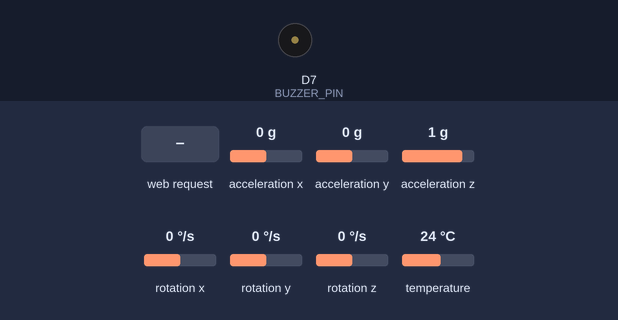
This sketch was run on a simulated ESP8266 (NodeMCU). Parts: buzzer (waves = sounding, pin HIGH). The test bench sets the inputs (shaded band); at power-on: acceleration x 0 g, acceleration y 0 g, acceleration z 1 g, rotation x 0 °/s, rotation y 0 °/s, rotation z 0 °/s, temperature 24 °C. WiFi joins after 1.5 s; servers stay silent unless stated; uploads are accepted with an empty reply; the local clock reads 2024-03-15 10:24:30 at power-on unless the sketch sets it; what the sketch prints to the serial monitor is not drawn.

Above: at 3.1 s.
3.2 s: HTTP request GET /buzzer?state=1 received
At 3.9 s:
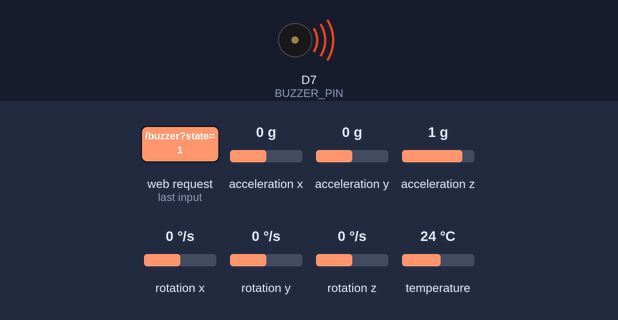
6.2 s: HTTP request GET /buzzer?state=0 received
Timing chart, 0 to 9.2 s (numbered marks = the images above; inputs shaded):
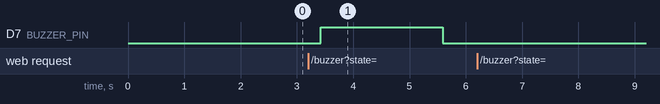

Measured:
- after the input at 3.2 s, D7 (BUZZER_PIN): LOW → HIGH after 0.22 s, → LOW 2.2 s later
- after the input at 6.2 s, every drawn part: stays the same

The sketch:

MPU6050.ino
```cpp
#include <Arduino.h>
#include <Wire.h>
#include <Adafruit_MPU6050.h>
#include <Adafruit_Sensor.h>
#include <ESP8266WiFi.h>
#include <ESP8266HTTPClient.h>
#include <ESP8266WebServer.h>
#include <time.h>
#include <LittleFS.h>

// ---------- CONFIG ----------
#define WIFI_SSID "y" //"Unknown Device" //"realme"
#define WIFI_PASS "12345677" //"22222222" //"11111111"

#define SERVER_HOST "172.23.78.69" // Ganti ke IP laptop Flask
#define SERVER_PORT 5000
#define SERVER_PATH "/data"

#define SAVE_TO_LITTLEFS false
#define SEND_TO_SERVER true   // set false jika mau non-aktifkan POST
#define I2C_SCAN_ON_BOOT false // true => jalankan I2C scanner waktu boot (debug)
#define BUZZER_PIN D7
bool buzzerState = true; //Test buzzer : http://172.18.1.39/buzzer?state=0/state=1
unsigned long buzzerOffTime = 0;


#define CSV_PATH "data.csv"
const unsigned long SAMPLE_INTERVAL = 200; // ms
const long NTP_TIMEOUT_MS = 10000;

// ---------- objects ----------
Adafruit_MPU6050 mpu1;
Adafruit_MPU6050 mpu2;
ESP8266WebServer server(80);

bool mpu1_found = false;
bool mpu2_found = false;
unsigned long lastSample = 0;
bool ntpSynced = true;
String csvPath = String(CSV_PATH);

// ---------- helpers ----------
void initNTP() {
  configTime(0, 0, "pool.ntp.org", "time.nist.gov");
  unsigned long start = millis();
  while (millis() - start < NTP_TIMEOUT_MS) {
    time_t now = time(nullptr);
    if (now > 1600000000UL) {
      ntpSynced = true;
      Serial.println("NTP synchronized.");
      return;
    }
    delay(200);
  }
  ntpSynced = false;
  Serial.println("NTP not synchronized (timeout).");
}

String getDateTimeISO(unsigned long &epoch_ms) {
  if (!ntpSynced) {
    epoch_ms = 0;
    return String("NTP_NOT_SET");
  }
  time_t raw = time(nullptr);
  raw += 7 * 3600; // UTC+7
  struct tm t;
  gmtime_r(&raw, &t);
  unsigned long ms = millis() % 1000;
  epoch_ms = (uint64_t)raw * 1000ULL + ms;
  char buf[32];
  snprintf(buf, sizeof(buf), "%04d-%02d-%02d %02d:%02d:%02d.%03lu",
           t.tm_year + 1900, t.tm_mon + 1, t.tm_mday,
           t.tm_hour, t.tm_min, t.tm_sec, ms);
  return String(buf);
}

void ensureCSVExists() {
#if SAVE_TO_LITTLEFS
  if (!LittleFS.exists(csvPath.c_str())) {
    File f = LittleFS.open(csvPath.c_str(), "w");
    if (f) {
      f.println("datetime,epoch_ms,ts_millis,mpu_id,ax,ay,az,gx,gy,gz");
      f.close();
      Serial.printf("Created %s with header.\n", csvPath.c_str());
    } else {
      Serial.printf("Failed to create %s\n", csvPath.c_str());
    }
  }
#endif
}

void writeCSVToFile(const String &datetime, unsigned long epoch_ms, unsigned long ts_millis,
                    uint8_t id, float ax_g, float ay_g, float az_g, float gx_dps, float gy_dps, float gz_dps) {
#if SAVE_TO_LITTLEFS
  File f = LittleFS.open(csvPath.c_str(), "a");
  if (!f) {
    Serial.printf("Failed open %s for append\n", csvPath.c_str());
    return;
  }
  f.print(datetime); f.print(",");
  f.print(epoch_ms); f.print(",");
  f.print(ts_millis); f.print(",");
  f.print(id); f.print(",");
  f.print(ax_g, 5); f.print(",");
  f.print(ay_g, 5); f.print(",");
  f.print(az_g, 5); f.print(",");
  f.print(gx_dps, 3); f.print(",");
  f.print(gy_dps, 3); f.print(",");
  f.println(gz_dps, 3);
  f.close();
#endif
}

bool sendHttpPostDebug(const String &full_url, const String &payload) {
  HTTPClient http;
  WiFiClient client;
  if (!http.begin(client, full_url)) {
    Serial.println("http.begin failed");
    return false;
  }
  http.addHeader("Content-Type", "application/json");
  int code = http.POST(payload);
  if (code > 0) {
    String resp = http.getString();
    Serial.printf("HTTP %d: %s\n", code, resp.c_str());
    http.end();
    return true;
  } else {
    Serial.printf("HTTP POST failed, err=%d\n", code);
    http.end();
    return false;
  }
}

bool sendHttpManualTCP(const char *host, int port, const String &path, const String &payload) {
  WiFiClient client;
  Serial.printf("Manual connect to %s:%d ... ", host, port);
  if (!client.connect(host, port)) {
    Serial.println("FAILED");
    return false;
  }
  Serial.println("OK");
  String hostHdr = String(host) + ":" + String(port);
  String req = String("POST ") + path + " HTTP/1.1\r\n";
  req += "Host: " + hostHdr + "\r\n";
  req += "User-Agent: esp8266-manual\r\n";
  req += "Content-Type: application/json\r\n";
  req += "Connection: close\r\n";
  req += "Content-Length: " + String(payload.length()) + "\r\n\r\n";
  req += payload;
  client.print(req);
  unsigned long start = millis();
  while (!client.available() && millis() - start < 5000) yield();
  if (!client.available()) {
    Serial.println("No response (timeout)");
    client.stop();
    return false;
  }
  Serial.println("---- Response ----");
  while (client.available()) {
    Serial.println(client.readStringUntil('\n'));
  }
  Serial.println("---- End response ----");
  client.stop();
  return true;
}

void sendToServer(uint8_t id, const String &datetime, unsigned long epoch_ms, unsigned long ts_millis,
                  float ax_g, float ay_g, float az_g, float gx_dps, float gy_dps, float gz_dps) {
  if (!SEND_TO_SERVER) return;
  if (WiFi.status() != WL_CONNECTED) {
    Serial.println("WiFi not connected - skip POST");
    return;
  }

  String payload = "{";
  payload += "\"datetime\":\"" + datetime + "\"";
  payload += ",\"epoch_ms\":" + String(epoch_ms);
  payload += ",\"ts_millis\":" + String(ts_millis);
  payload += ",\"mpu_id\":" + String(id);
  payload += ",\"ax\":" + String(ax_g, 5);
  payload += ",\"ay\":" + String(ay_g, 5);
  payload += ",\"az\":" + String(az_g, 5);
  payload += ",\"gx\":" + String(gx_dps, 3);
  payload += ",\"gy\":" + String(gy_dps, 3);
  payload += ",\"gz\":" + String(gz_dps, 3);
  payload += ",\"esp_ip\":\"" + WiFi.localIP().toString() + "\"";
  payload += "}";

  String full_url = "http://" + String(SERVER_HOST) + ":" + String(SERVER_PORT) + String(SERVER_PATH);
  Serial.printf("POST -> %s\n", full_url.c_str());
  Serial.print("Payload: "); Serial.println(payload);

  bool ok = sendHttpPostDebug(full_url, payload);
  if (!ok) {
    Serial.println("HTTPClient failed, trying manual TCP...");
    ok = sendHttpManualTCP(SERVER_HOST, SERVER_PORT, String(SERVER_PATH), payload);
  }

  if (!ok) {
    Serial.println("All POST attempts failed.");
  }
}

// Web server handlers (serve CSV & status)
void handleRoot() {
  String html = "<!doctype html><html><head><meta charset='utf-8'><title>ESP CSV</title></head><body>"
                "<h3>ESP8266 CSV</h3>"
                "<p><a href=\"/data.csv\">Download CSV</a></p>"
                "<p><a href=\"/status\">Status (JSON)</a></p>"
                "</body></html>";
  server.send(200, "text/html", html);
}

void handleCSV() {
#if SAVE_TO_LITTLEFS
  if (!LittleFS.exists(csvPath.c_str())) {
    server.send(404, "text/plain", "CSV not found");
    return;
  }
  File f = LittleFS.open(csvPath.c_str(), "r");
  if (!f) {
    server.send(500, "text/plain", "Unable to open CSV");
    return;
  }
  server.setContentLength(f.size());
  server.sendHeader("Content-Disposition", String("attachment; filename=\"") + String(csvPath.substring(1)) + "\"");
  server.streamFile(f, "text/csv");
  f.close();
#else
  server.send(404, "text/plain", "CSV disabled");
#endif
}

void handleStatus() {
  String js = "{";
  js += "\"wifi_connected\":" + String(WiFi.status() == WL_CONNECTED ? "true" : "false");
  if (WiFi.status() == WL_CONNECTED) js += ",\"ip\":\"" + WiFi.localIP().toString() + "\"";
  js += ",\"csv_path\":\"" + csvPath + "\"}";
  server.send(200, "application/json", js);
}

void i2cScanner() {
  Serial.println("I2C scanning...");
  byte count = 0;
  for (byte addr = 1; addr < 127; addr++) {
    Wire.beginTransmission(addr);
    byte err = Wire.endTransmission();
    if (err == 0) {
      Serial.printf("I2C device found at 0x%02X\n", addr);
      count++;
      delay(10);
    }
  }
  Serial.printf("I2C scan done. %d device(s) found.\n", count);
}

// ---------- setup & loop ----------
void setup() {
  Serial.begin(115200);            // <<-- Serial harus paling awal
  delay(100);
  Serial.println("\n=== ESP8266 MPU6050 x2 -> CSV + POST ===");

#if SAVE_TO_LITTLEFS
  if (!LittleFS.begin()) {
    Serial.println("LittleFS.begin() failed!");
  } else {
    Serial.println("LittleFS mounted.");
  }
#endif

  // I2C (use safer pins D3 = SDA, D1 = SCL)
  Wire.begin(D3, D1);

  if (I2C_SCAN_ON_BOOT) i2cScanner();

  Serial.println("Initializing MPU1 (0x68)...");
  mpu1_found = mpu1.begin(0x68);
  Serial.println(mpu1_found ? "MPU1 OK (0x68)" : "MPU1 NOT FOUND (0x68)");

  Serial.println("Initializing MPU2 (0x69)...");
  mpu2_found = mpu2.begin(0x69);
  Serial.println(mpu2_found ? "MPU2 OK (0x69)" : "MPU2 NOT FOUND (0x69)");

  Serial.printf("mpu1_found=%d, mpu2_found=%d\n", (int)mpu1_found, (int)mpu2_found);

  csvPath = String(CSV_PATH);
  ensureCSVExists();

  // WiFi
  Serial.printf("Connecting to WiFi '%s' ...\n", WIFI_SSID);
  WiFi.mode(WIFI_STA);
  WiFi.begin(WIFI_SSID, WIFI_PASS);
  unsigned long start = millis();
  while (WiFi.status() != WL_CONNECTED && millis() - start < 20000) {
    Serial.print(".");
    delay(200);
  }
  if (WiFi.status() == WL_CONNECTED) {
    Serial.println();
    Serial.print("WiFi connected. IP: "); Serial.println(WiFi.localIP());
  } else {
    Serial.println();
    Serial.println("WiFi not connected after timeout.");
  }

  initNTP();

  // start webserver
  server.on("/", HTTP_GET, handleRoot);
  server.on("/data.csv", HTTP_GET, handleCSV);
  server.on("/status", HTTP_GET, handleStatus);
  server.begin();

  // ---- Boot-time POST test (JALANKAN SETELAH WIFI CONNECT) ----
  if (WiFi.status() == WL_CONNECTED) {
    Serial.println("Boot-time POST test to server...");
    String testUrl = "http://" + String(SERVER_HOST) + ":" + String(SERVER_PORT) + String(SERVER_PATH);
    Serial.println("Test URL: " + testUrl);
    HTTPClient http;
    WiFiClient testClient;
    if (http.begin(testClient, testUrl)) {
      http.addHeader("Content-Type", "application/json");
      String tp = "{\"boot\":\"ping\"}";
      int r = http.POST(tp);
      Serial.printf("Boot POST code=%d\n", r);
      if (r > 0) {
        String resp = http.getString();
        Serial.println("Boot POST response: " + resp);
      } else {
        Serial.printf("Boot POST failed (err=%d)\n", r);
      }
      http.end();
    } else {
      Serial.println("Boot test: http.begin FAILED");
    }
  } else {
    Serial.println("Skipping boot POST: WiFi not connected");
  }

  lastSample = millis();

  //Kode Buzzer
  pinMode(BUZZER_PIN, OUTPUT);
  digitalWrite(BUZZER_PIN, LOW);
  Serial.println("Buzzer initialized (D7 LOW)");

  // Tambahkan endpoint baru untuk kontrol buzzer
  server.on("/buzzer", HTTP_GET, []() {
    if (!server.hasArg("state")) {
      server.send(400, "application/json", "{\"error\":\"missing state param (use ?state=0 or ?state=1)\"}");
      return;
    }
    String s = server.arg("state");
    if (s == "1") {
      digitalWrite(BUZZER_PIN, HIGH);
      buzzerState = true;
      buzzerOffTime = millis() + 2000;
    } else if (s == "0") {
      digitalWrite(BUZZER_PIN, LOW);
      buzzerState = false;
    } else {
      server.send(400, "application/json", "{\"error\":\"invalid state (must be 0 or 1)\"}");
      return;
    }
    String resp = "{\"buzzer_state\":" + String(buzzerState ? "1" : "0") + "}";
    server.send(200, "application/json", resp);
    Serial.printf("Buzzer set to %s\n", buzzerState ? "ON" : "OFF");
  });

}

void loop() {
  server.handleClient();

  unsigned long now = millis();
  if (now - lastSample < SAMPLE_INTERVAL) return;
  lastSample = now;

  unsigned long epoch_ms;
  String datetime = getDateTimeISO(epoch_ms);

  sensors_event_t a, g, temp;

  if (mpu1_found) {
    mpu1.getEvent(&a, &g, &temp);
    float ax_g = a.acceleration.x / 9.80665;
    float ay_g = a.acceleration.y / 9.80665;
    float az_g = a.acceleration.z / 9.80665;
    float gx_dps = g.gyro.x * 57.295779513;
    float gy_dps = g.gyro.y * 57.295779513;
    float gz_dps = g.gyro.z * 57.295779513;
    writeCSVToFile(datetime, epoch_ms, now, 1, ax_g, ay_g, az_g, gx_dps, gy_dps, gz_dps);
    sendToServer(1, datetime, epoch_ms, now, ax_g, ay_g, az_g, gx_dps, gy_dps, gz_dps);
  }

  if (mpu2_found) {
    mpu2.getEvent(&a, &g, &temp);
    float ax_g = a.acceleration.x / 9.80665;
    float ay_g = a.acceleration.y / 9.80665;
    float az_g = a.acceleration.z / 9.80665;
    float gx_dps = g.gyro.x * 57.295779513;
    float gy_dps = g.gyro.y * 57.295779513;
    float gz_dps = g.gyro.z * 57.295779513;
    writeCSVToFile(datetime, epoch_ms, now, 2, ax_g, ay_g, az_g, gx_dps, gy_dps, gz_dps);
    sendToServer(2, datetime, epoch_ms, now, ax_g, ay_g, az_g, gx_dps, gy_dps, gz_dps);
  }

  if (buzzerState && buzzerOffTime > 0 && millis() >= buzzerOffTime) {
    digitalWrite(BUZZER_PIN, LOW);
    buzzerState = false;
    buzzerOffTime = 0;
    Serial.println("Buzzer auto OFF");
  }
}
```
